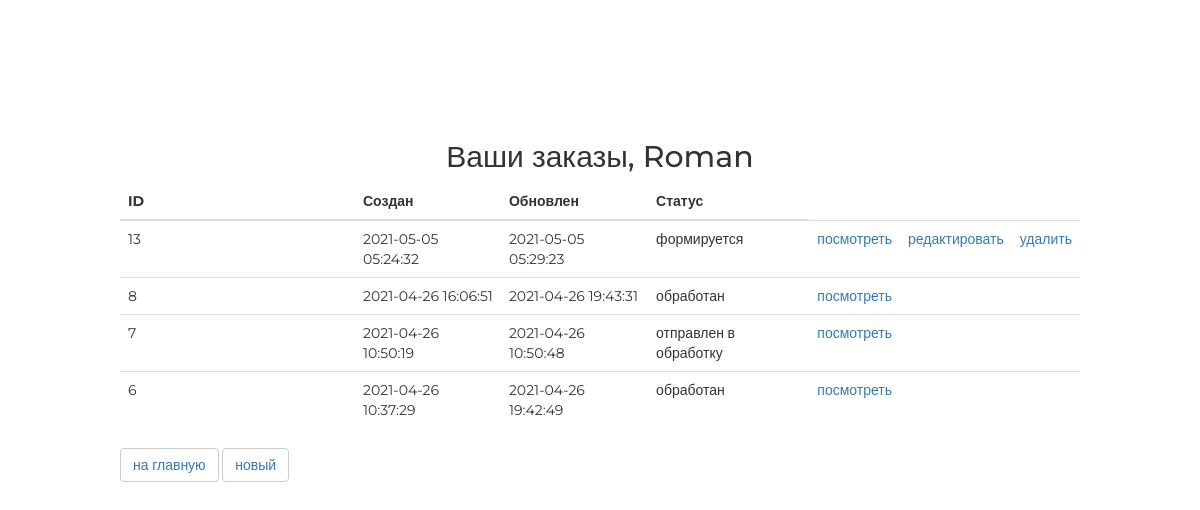
Screenshot of /order/ (signed in) with the database file from the repository.
### authapp/models.py (models this page shows, shortened)
class ShopUser(AbstractUser):
    avatar = models.ImageField(upload_to='users_avatars', blank=True)
    age = models.PositiveSmallIntegerField(verbose_name='возраст', blank=True)
    activation_key = models.CharField(max_length=128, blank=True)
    activation_key_expires = models.DateTimeField(auto_now_add=True, blank=True, null=True)

### ordersapp/models.py (models this page shows, shortened)
class Order(models.Model):
    FORMING = 'FM'
    SENT_TO_PROCEED = 'STP'
    PROCEEDED = 'PRO'
    PAID = 'PD'
    READY = 'RDY'
    CANCEL = 'CNC'
    ORDER_STATUSES = (
        (FORMING, 'формируется'),
        (SENT_TO_PROCEED, 'отправлен в обработку'),
        (PROCEEDED, 'обработан'),
        (PAID, 'оплачен'),
        (READY, 'готов к выдаче'),
        (CANCEL, 'отменен'),
    )
    user = models.ForeignKey(settings.AUTH_USER_MODEL, on_delete=models.CASCADE)
    created = models.DateTimeField(auto_now_add=True, verbose_name='создан')
    updated = models.DateTimeField(auto_now=True, verbose_name='изменен')
    status = models.CharField(db_index=True, choices=ORDER_STATUSES, default=FORMING, verbose_name='статус', max_length=3)
    is_active = models.BooleanField(db_index=True, default=True, verbose_name='статус')
    class Meta:
        ordering = ('-created',)
        verbose_name = 'заказ'
        verbose_name_plural = 'заказы'

### ordersapp/views.py (the view)
# urls.py: path('', ordersapp.OrderList.as_view(), name='orders_list'),
class OrderList(ListView):
    model = Order
    def get_queryset(self):
        return Order.objects.filter(user=self.request.user)

### mainapp/context_processors.py (called while the page is built)
def basket(request):
    print(f'context processor basket works')
    basket = []
    if request.user.is_authenticated:
        basket = Basket.objects.filter(user=request.user).order_by('product__category').select_related()
    return {
        'basket': basket,
    }

### ordersapp/templates/ordersapp/order_list.html
{% extends 'ordersapp/base.html' %}
{% load static %}
{% block content %}
   <div class="h2 text-center head">
       Ваши заказы,
       {% if user.first_name %}
           {{ user.first_name|title}}
       {% else %}
           Пользователь
       {% endif %}
   </div>
   <table class="table orders_list">
       <thead>
         <tr>
           <th>ID</th>
           <th>Создан</th>
           <th>Обновлен</th>
           <th>Статус</th>
         </tr>
       </thead>
       <tbody>
           {% for item in object_list %}
               {% if item.is_active %}
               <tr>
                   <td class="td1 orders_list">{{ item.pk }}</td>
                   <td>{{ item.created|date:"Y-m-d H:i:s" }}</td>
                   <td>{{ item.updated|date:"Y-m-d H:i:s" }}</td>
                   <td>{{ item.get_status_display }}</td>
                   <td>
                       <a href="{% url 'ordersapp:order_read' item.pk %}">
                           посмотреть
                       </a>
                   </td>
                   <td>
                       {% if item.status == 'FM' %}
                         <a href="{% url 'ordersapp:order_update' item.pk %}">
                           редактировать
                         </a>
                       {% endif %}
                   </td>
                   <td>
                       {% if item.status == 'FM' %}
                         <a href="{% url 'ordersapp:order_delete' item.pk %}">
                             удалить
                         </a>
                       {% endif %}
                   </td>
               </tr>
               {% endif %}
           {% endfor %}
       </tbody>
   </table>
   <button class="btn btn-default btn-round">
       <a href="{% url 'main' %}">
           на главную
       </a>
   </button>
   <button class="btn btn-default btn-round">
       <a href="{% url 'ordersapp:order_create' %}">
           новый
       </a>
   </button>
{% endblock %}

### static/css/style.css (style rules this page uses)
* { margin: 0; padding: 0; }
body { font-family: 'Montserrat', sans-serif; }
html, body { height: 100%; }
table { width: 100%; }
td:first-child { width: 235px; }

### rows the page displays
ShopUser: first_name "Roman"
Order: pk "13", created "2021-05-05 05:24:32", updated "2021-05-05 05:29:23", status "формируется", shows "редактировать", shows "удалить"
Order: pk "8", created "2021-04-26 16:06:51", updated "2021-04-26 19:43:31", status "обработан"
Order: pk "7", created "2021-04-26 10:50:19", updated "2021-04-26 10:50:48", status "отправлен в обработку"
Order: pk "6", created "2021-04-26 10:37:29", updated "2021-04-26 19:42:49", status "обработан"
